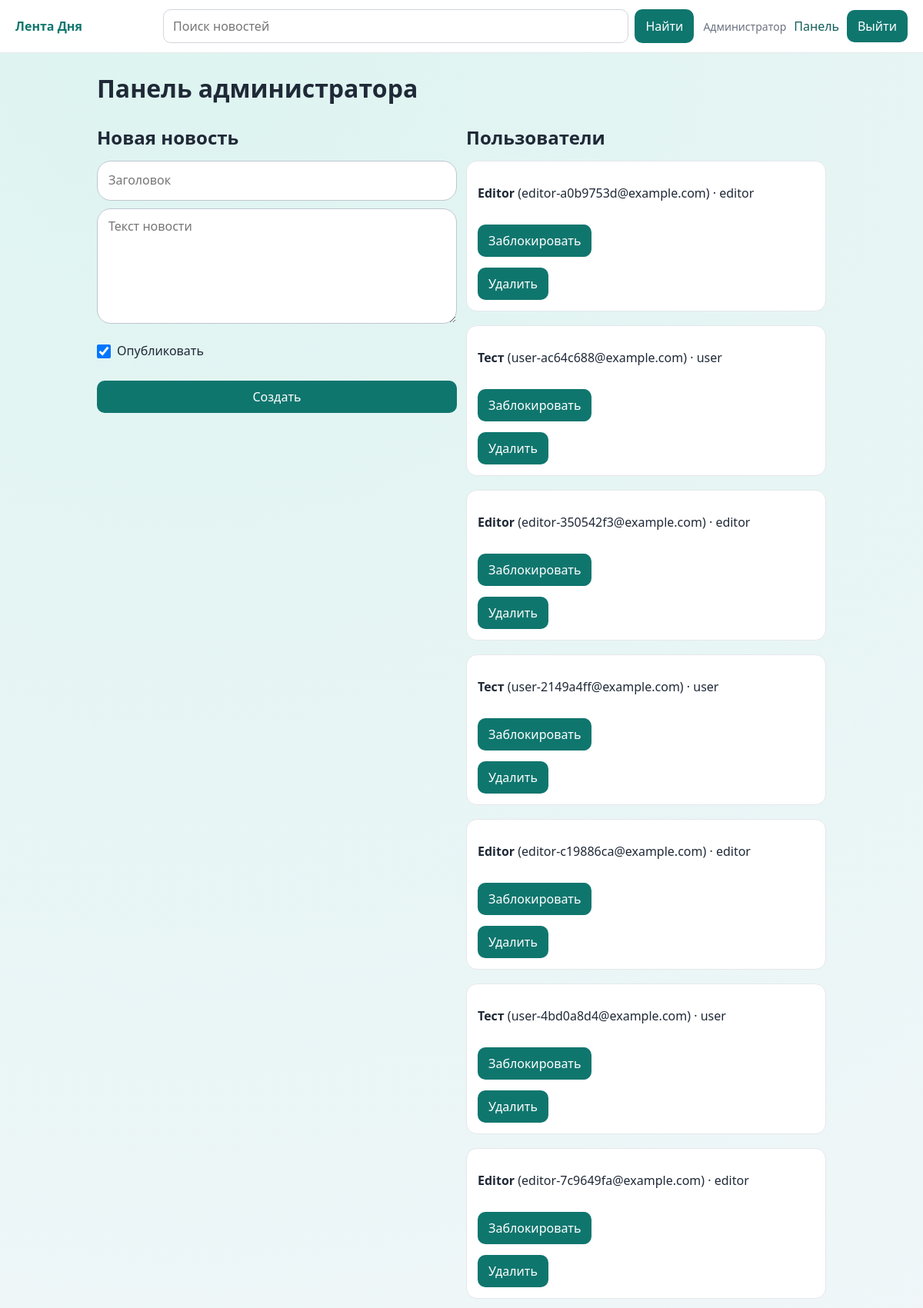
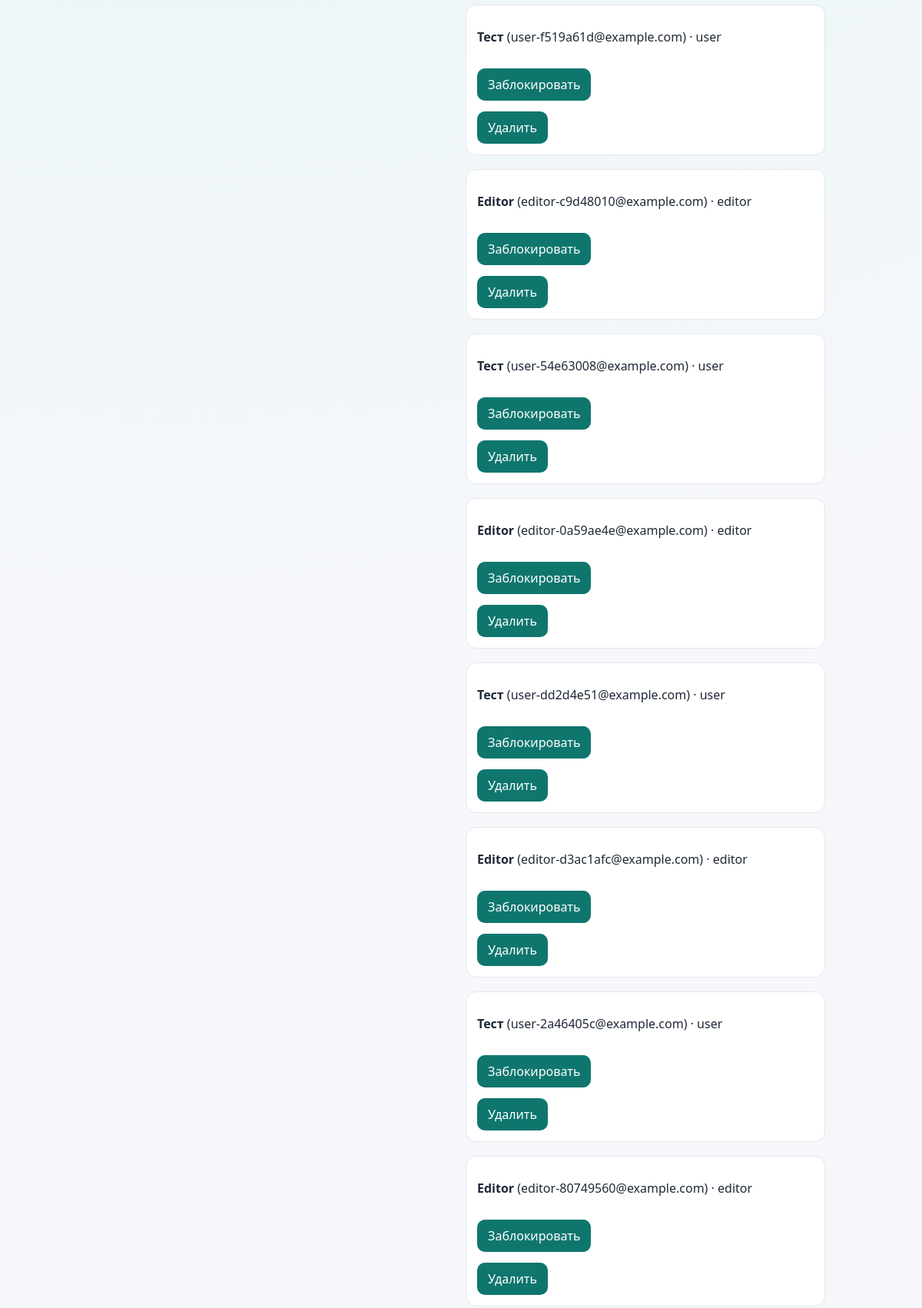
The page /admin (signed in, upper part) on the database its author committed (2 pictures, top to bottom).
### app/models.py (models this page shows)
class User(Base):
    __tablename__ = "users"
    id: Mapped[int] = mapped_column(Integer, primary_key=True)
    name: Mapped[str] = mapped_column(String(120))
    email: Mapped[str] = mapped_column(String(255), unique=True, index=True)
    password_hash: Mapped[str] = mapped_column(String(64))
    role: Mapped[str] = mapped_column(String(16), default=Role.USER)
    is_blocked: Mapped[bool] = mapped_column(Boolean, default=False)
    created_at: Mapped[datetime] = mapped_column(DateTime, default=datetime.utcnow)
    news: Mapped[list["News"]] = relationship(back_populates="author")
    comments: Mapped[list["Comment"]] = relationship(back_populates="author")

### app/routes/admin.py (the view)
@router.get("")
def admin_page(request: Request, db: Session = Depends(get_db)):
    user = get_current_user(request, db)
    require_editor_or_admin(user)
    can_manage_users = user.role == "admin"
    return render(
        request,
        "admin.html",
        {
            "db": db,
            "users": db.query(User).order_by(User.created_at.desc()).all() if can_manage_users else [],
            "news": db.query(News).order_by(News.created_at.desc()).all(),
            "comments": db.query(Comment).order_by(Comment.created_at.desc()).limit(50).all(),
            "can_manage_users": can_manage_users,
            "panel_title": "Панель контента" if user.role == "editor" else "Панель администратора",
        },
    )

### templates/admin.html (shortened to what this page needs)
{% extends 'base.html' %}
{% block content %}
<div class="admin-page">
<h1>{{ panel_title or 'Панель администратора' }}</h1>
<section class="admin-grid admin-section">
  <div>
    <h2>Новая новость</h2>
    <form method="post" action="/admin/news/create" class="stack news-form">
      <input name="title" placeholder="Заголовок" required minlength="5" />
      <textarea name="content" placeholder="Текст новости" required minlength="20"></textarea>
      <div class="publish-row">
        <label class="publish-toggle">
          <input type="checkbox" name="is_published" checked />
          <span>Опубликовать</span>
        </label>
      </div>
      <button>Создать</button>
    </form>
  </div>
  {% if can_manage_users %}
    <div>
      <h2>Пользователи</h2>
      {% for u in users %}
        <article class="admin-item">
          <p><strong>{{ u.name }}</strong> ({{ u.email }}) · {{ u.role }} {% if u.is_blocked %}· заблокирован{% endif %}</p>
          {% if u.role != 'admin' %}
            <form method="post" action="/admin/users/{{ u.id }}/toggle-block"><button>{% if u.is_blocked %}Разблокировать{% else %}Заблокировать{% endif %}</button></form>
            <form method="post" action="/admin/users/{{ u.id }}/delete" onsubmit="return confirm('Удалить пользователя?')"><button>Удалить</button></form>
          {% endif %}
        </article>
      {% endfor %}
    </div>
  {% endif %}
</section>
</div>
{% endblock %}

### templates/base.html (shortened to what this page needs)
<!doctype html>
<html lang="ru">
<head>
  <link rel="stylesheet" href="/static/styles.css?v=20260513-2" />
</head>
<body>
<header class="topbar">
  <a class="logo" href="/">Лента Дня</a>
  <form method="get" action="/" class="search">
    <input name="q" value="{{ q or '' }}" placeholder="Поиск новостей" />
    <button type="submit">Найти</button>
  </form>
  <nav>
    {% if current_user %}
      <span class="hello">{{ current_user.name }}</span>
      {% if current_user.role in ['admin', 'editor'] %}<a href="/admin">Панель</a>{% endif %}
      <form method="post" action="/auth/logout"><button>Выйти</button></form>
    {% else %}
      <a href="/auth/login">Вход</a>
      <a href="/auth/register">Регистрация</a>
    {% endif %}
  </nav>
</header>
<main class="container">
  {% block content %}{% endblock %}
</main>
</body>
</html>

### static/styles.css (style rules this page uses)
:root { --bg: #f5f7fb; --card: #ffffff; --text: #1f2937; --muted: #6b7280; --accent: #0f766e; --accent-dark: #115e59; --error: #b91c1c; }
* { box-sizing: border-box; }
body { margin: 0; font-family: "Segoe UI", "Noto Sans", sans-serif; color: var(--text); background: radial-gradient(circle at 20% 0%, #ddf4f0 0%, var(--bg) 45%); }
.topbar { display: grid; grid-template-columns: 180px 1fr auto; gap: 12px; align-items: center; padding: 12px 20px; background: #fff; border-bottom: 1px solid #e5e7eb; position: sticky; top: 0; }
.logo { font-weight: 800; color: var(--accent); text-decoration: none; }
.search { display: flex; gap: 8px; min-width: 0; }
.search input, input[type="text"], input[type="email"], input[type="password"], textarea { width: 100%; border: 1px solid #d1d5db; border-radius: 10px; padding: 10px 12px; font: inherit; }
.search input { min-width: 0; }
.search button { flex: 0 0 auto; }
button { border: 0; border-radius: 10px; padding: 10px 14px; font: inherit; color: #fff; background: var(--accent); cursor: pointer; }
nav { display: flex; align-items: center; gap: 10px; flex-wrap: wrap; justify-content: flex-end; }
nav a { color: var(--accent-dark); text-decoration: none; }
nav form { margin: 0; }
.hello { font-size: 14px; color: var(--muted); }
.container { max-width: 980px; margin: 24px auto; padding: 0 16px; }
.card, .article, .comment, .admin-item { background: var(--card); border: 1px solid #e5e7eb; border-radius: 14px; padding: 14px; }
h1, h2 { margin-top: 0; margin-bottom: 14px; }
.auth label, .stack { display: grid; gap: 8px; }
.admin-grid { display: grid; grid-template-columns: 1fr 1fr; gap: 12px; }
input[type="checkbox"] { inline-size: 16px; block-size: 16px; flex: 0 0 auto; }
.admin-page { max-width: 980px; }
.admin-page h1 { margin-bottom: 26px; }
.admin-section { margin-top: 0; }
.news-form { gap: 10px; }
.news-form input, .news-form textarea { width: 100%; border: 1px solid #bfc5ce; border-radius: 18px; padding: 12px 14px; font: inherit; line-height: 1.35; background: #fff; }
.news-form input { min-height: 52px; }
.news-form > button { margin-top: 2px; }
.news-form textarea { min-height: 150px; }
.admin-item { display: grid; gap: 14px; }
.admin-item form { margin: 0; }
.publish-row { display: flex; justify-content: flex-start; align-items: center; }
.publish-toggle { display: inline-flex !important; align-items: center; gap: 8px; white-space: nowrap; width: auto !important; justify-content: flex-start; }
.publish-toggle input[type="checkbox"] { inline-size: 18px !important; block-size: 18px !important; width: 18px !important; min-width: 18px !important; max-width: 18px !important; margin: 0 !important; padding: 0 !important; flex: 0 0 auto !important; justify-self: start !important; align-self: center !important; display: inline-block !important; }
.publish-toggle span { display: inline-block; line-height: 1.2; }
.admin-section .admin-item + .admin-item { margin-top: 18px; }

### rows shown on the page
User: name "Администратор"
User: name "Editor", email "editor-a0b9753d@example.com", role "editor", is_blocked "Заблокировать"
User: name "Тест", email "user-ac64c688@example.com", role "user", is_blocked "Заблокировать"
User: name "Editor", email "editor-350542f3@example.com", role "editor", is_blocked "Заблокировать"
User: name "Тест", email "user-2149a4ff@example.com", role "user", is_blocked "Заблокировать"
User: name "Editor", email "editor-c19886ca@example.com", role "editor", is_blocked "Заблокировать"
User: name "Тест", email "user-4bd0a8d4@example.com", role "user", is_blocked "Заблокировать"
User: name "Editor", email "editor-7c9649fa@example.com", role "editor", is_blocked "Заблокировать"
User: name "Тест", email "user-f519a61d@example.com", role "user", is_blocked "Заблокировать"
User: name "Editor", email "editor-c9d48010@example.com", role "editor", is_blocked "Заблокировать"
User: name "Тест", email "user-54e63008@example.com", role "user", is_blocked "Заблокировать"
User: name "Editor", email "editor-0a59ae4e@example.com", role "editor", is_blocked "Заблокировать"
User: name "Тест", email "user-dd2d4e51@example.com", role "user", is_blocked "Заблокировать"
User: name "Editor", email "editor-d3ac1afc@example.com", role "editor", is_blocked "Заблокировать"
User: name "Тест", email "user-2a46405c@example.com", role "user", is_blocked "Заблокировать"
User: name "Editor", email "editor-80749560@example.com", role "editor", is_blocked "Заблокировать"

### other values the page prints
{{ panel_title or 'Панель администратора' }} "Панель администратора"
